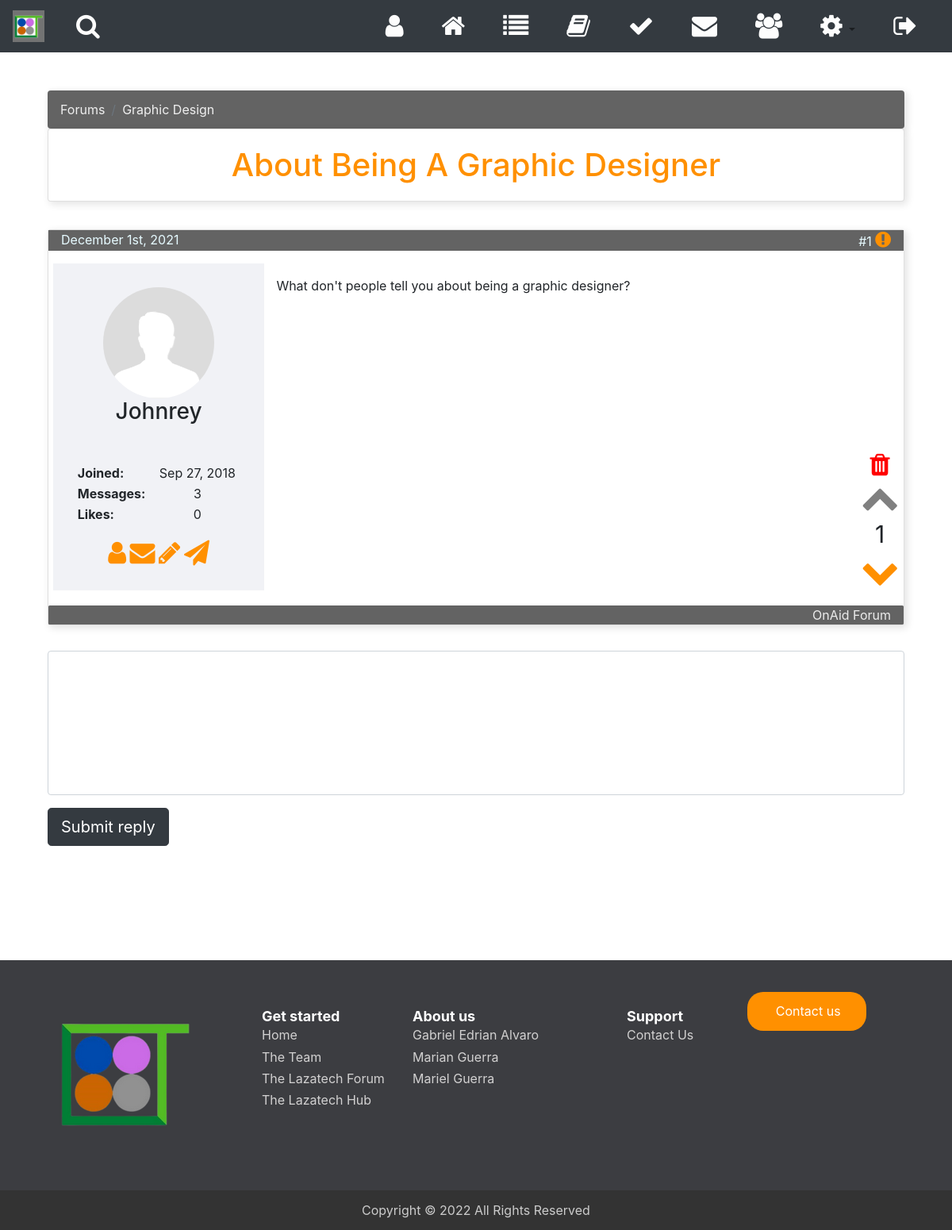
Page /posts.php?topic=55 (signed in) on the committed database.
### tables this page shows
CREATE TABLE `topics` (
  `topic_id` int(8) NOT NULL,
  `topic_subject` varchar(255) NOT NULL,
  `topic_date` datetime NOT NULL,
  `topic_cat` int(8) NOT NULL,
  `topic_by` int(8) NOT NULL
);

CREATE TABLE `categories` (
  `cat_id` int(8) NOT NULL,
  `cat_name` varchar(255) NOT NULL,
  `cat_description` varchar(255) NOT NULL
);

CREATE TABLE `posts` (
  `post_id` int(8) NOT NULL,
  `post_content` text NOT NULL,
  `post_date` datetime NOT NULL,
  `post_topic` int(8) NOT NULL,
  `post_by` int(8) NOT NULL,
  `post_votes` int(11) NOT NULL DEFAULT 0
);

CREATE TABLE `users` (
  `idUsers` int(11) NOT NULL,
  `userLevel` int(11) NOT NULL DEFAULT 0,
  `f_name` varchar(50) NOT NULL,
  `l_name` varchar(50) NOT NULL,
  `uidUsers` tinytext NOT NULL,
  `emailUsers` tinytext NOT NULL,
  `pwdUsers` longtext NOT NULL,
  `gender` char(1) NOT NULL,
  `headline` varchar(500) DEFAULT NULL,
  `bio` varchar(4000) DEFAULT NULL,
  `userImg` varchar(500) DEFAULT 'default.png'
);

### posts.php (the view, shortened to what this page needs)
<?php
    if (isset($_GET['topic']))
    {
        $topic = $_GET['topic'];
    }
    else
    {
        header("Location: index.php");
        exit();
    }
    include 'includes/HTML-head.php';
?>
        <link href="css/forum-styles.css" rel="stylesheet">
    </head>
<body>
<?php
    include 'includes/navbar.php';
    $sql = "select * from topics, categories where topic_id=? "
            . "and topic_cat = cat_id";
    $stmt = mysqli_stmt_init($conn);
    if (!mysqli_stmt_prepare($stmt, $sql))
    {
        die('sql error');
    }
    else
    {
        mysqli_stmt_bind_param($stmt, "s", $topic);
        mysqli_stmt_execute($stmt);
        $result = mysqli_stmt_get_result($stmt);
        if (!($forum = mysqli_fetch_assoc($result)))
        {
            die('sql error');
        }
    }
?>
    <br><Br>
    <div class="container">
    <div class="col-sm-12">
        <nav aria-label="breadcrumb">
            <ol class="breadcrumb">
                <li class="breadcrumb-item"><a href="#">Forums</a></li>
                <li class="breadcrumb-item"><a href="#"><?php echo ucwords($forum['cat_name']); ?></a></li>
            </ol>
        </nav>
        <div class="card post-header text-center">
            <h1><?php echo ucwords($forum['topic_subject']); ?></h1>
        </div>
    </div>
    <div class="col-sm-12">
            <?php
                $sql = "select * from posts p, users u "
                        . "where p.post_topic=? "
                        . "and p.post_by=u.idUsers "
                        . "order by p.post_id;";
                $stmt = mysqli_stmt_init($conn);
                if (!mysqli_stmt_prepare($stmt, $sql))
                {
                    die('sql error');
                }
                else
                {
                    mysqli_stmt_bind_param($stmt, "s", $topic);
                    mysqli_stmt_execute($stmt);
                    $result = mysqli_stmt_get_result($stmt);
                    $i = 1;
                    while ($row = mysqli_fetch_assoc($result))
                    {
                        $voted_d = false;
                        $sql = "select votePost, voteBy, vote from postvotes "
                            . "where votePost=? "
                            . "and voteBy=? "
                            . "and vote=-1";
                        $stmt = mysqli_stmt_init($conn);
                        if (!mysqli_stmt_prepare($stmt, $sql))
                        {
                            die('sql error');
                        }
                        else
                        {
                            mysqli_stmt_bind_param($stmt, "ss", $row['post_id'], $_SESSION['userId']);
                            mysqli_stmt_execute($stmt);
                            mysqli_stmt_store_result($stmt);
                            $resultCheck = mysqli_stmt_num_rows($stmt);
                            if ($resultCheck == 0)
                            {
                                $voted_d = true;
                            }
                        }
                        echo '<div class="card post">
                                <span class="date">'.date("F jS, Y", strtotime($row['post_date']))
                                .'<span class="span-post-no">#'.$i.'  '. '<a href="report-post.php"><i class="fa fa-exclamation-circle" style="font-size:23px;"></i></a></span> </span>
                                <div class="row">
                                    <div class="col-sm-3 user">
                                        <div class="text-center">
                                            <img src="uploads/'.$row['userImg'].'" class="img-fluid center-block user-img">
                                            <h3>'.$row['uidUsers'].'</h3>
                                            <small class="text-muted">'.$row['headline'].'</small><br><br>
                                            <table style="width:100%">
                                                <tr>
                                                    <th>Joined:</th>
                                                    <td>Sep 27, 2018</td>
                                                </tr>
                                                <tr>
                                                    <th>Messages:</th>
                                                    <td>3</td>
                                                </tr>
                                                <tr>
                                                    <th>Likes:</th>
                                                    <td>0</td>
                                                </tr>
                                            </table>
                                            <a href="profile.php?id='.$row['idUsers'].'">
                                                <i class="fa fa-user fa-2x" aria-hidden="true"></i></a>
                                            <a href="message.php?id='.$row['idUsers'].'">
                                                <i class="fa fa-envelope fa-2x" aria-hidden="true"></i></a>';
                                       if ($_SESSION['userLevel'] == 1 || $_SESSION['userId'] == $row['post_by'])
                                                {
                                                    echo '<a href="Edit-forum.php?id= '.$row['post_id'].' ">
                                                    <i class="fa fa-pencil fa-2x edit-blog" aria-hidden="true"></i>
                                                    </a>';
                                                }
                                     echo   '
                                     <a href="https://twitter.com/intent/tweet?text=%20%2B1%20 XRTemplate %20'.$row['headline'].'%20%23tipwithxumm">
                                     <i class="fa fa-send fa-2x" aria-hidden="true"></i></a> </div>
                                    </div>
                                    <div class="col-sm-9 post-content">
                                        <p>'.$row['post_content'].'</p>
                                            <div class="vote text-center">';
                        if ( ($row['post_by']==$_SESSION['userId']) || ($_SESSION['userLevel'] == 1))
                        {
                            echo '<a href="includes/delete-post.php?topic='.$topic.'&post='.$row['post_id'].'&by='.$row['post_by'].'" >'
                                . '<i class="fa fa-trash fa-2x" aria-hidden="true"></i></a><br>';
                        }
                        echo '<i class="fa fa-chevron-up fa-3x" aria-hidden="true"></i></a>';
                        echo '<br><span class="vote-count">'.$row['post_votes'].'</span><br>';
                        if ($voted_d)
                        {
                            echo "<a href='includes/post-vote.inc.php?topic=".$topic."&post=".$row['post_id']."&vote=-1' >";
                        }
                        echo '<i class="fa fa-chevron-down fa-3x" aria-hidden="true"></i></a>';
                        echo            '</div>
                                    </div>
                                </div>
                                <span class="likes"><span class="span-post-no"></span> <span class="span-post-no"><a
                                        href="">OnAid Forum</a></span></span>
                            </div>';
                        $i++;
                    }
                }
            ?>
    </div>
    <div class="col-sm-12">
        <form method="post" action="">
            <fieldset>
                <div class="form-group">
                    <textarea name="reply-content" class="form-control" id="reply-form" rows="7"></textarea>
                </div>
                <input type="submit" value="Submit reply" class="btn btn-lg btn-dark" name="submit-reply">
            </fieldset>
        </form>
    </div>
</div>
    <?php include 'includes/footer.php'; ?>
    </body>
</html>

### rows in the picture
topics: categories.cat_name "Graphic Design", topic_subject "About Being A Graphic Designer"
posts: post_date "December 1st, 2021", users.userImg (placeholder picture), users.uidUsers "Johnrey", post_content "What don't people tell you about being a graphic designer?", post_votes "1"
